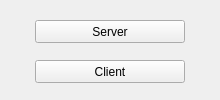
<?xml version="1.0" encoding="UTF-8"?>
<ui version="4.0">
 <class>ChooseRoleWindow</class>
 <widget class="QMainWindow" name="ChooseRoleWindow">
  <property name="geometry">
   <rect>
    <x>0</x>
    <y>0</y>
    <width>220</width>
    <height>100</height>
   </rect>
  </property>
  <property name="minimumSize">
   <size>
    <width>220</width>
    <height>100</height>
   </size>
  </property>
  <property name="maximumSize">
   <size>
    <width>220</width>
    <height>100</height>
   </size>
  </property>
  <property name="windowTitle">
   <string>ChooseRoleWindow</string>
  </property>
  <widget class="QWidget" name="centralwidget">
   <widget class="QPushButton" name="btn_server">
    <property name="geometry">
     <rect>
      <x>35</x>
      <y>20</y>
      <width>150</width>
      <height>23</height>
     </rect>
    </property>
    <property name="text">
     <string>Server</string>
    </property>
   </widget>
   <widget class="QPushButton" name="btn_client">
    <property name="geometry">
     <rect>
      <x>35</x>
      <y>60</y>
      <width>150</width>
      <height>23</height>
     </rect>
    </property>
    <property name="text">
     <string>Client</string>
    </property>
   </widget>
  </widget>
 </widget>
 <resources/>
 <connections/>
</ui>
